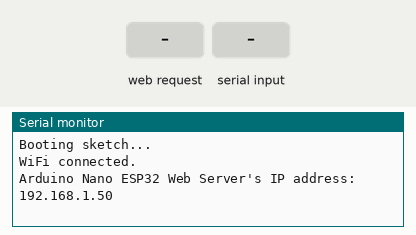
This sketch was run on a simulated ESP32. On the bench: the last lines printed to the serial monitor. Inputs (shaded band) come from the test bench. WiFi joins after 1.5 s; servers stay silent unless stated.

Above: at 2.7 s.
2.8 s: HTTP request GET /hw_proxy/hello received
At 3.6 s:
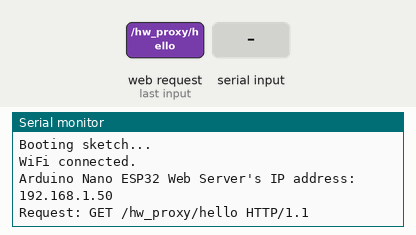
4.3 s: "GET /hw_proxy/hello\n" received over the second serial link
At 5.5 s:
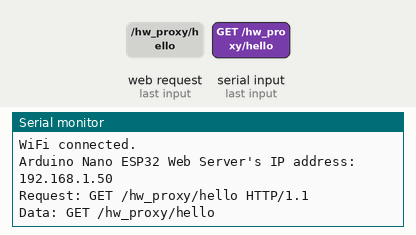
5.8 s: "1\n" received over the second serial link
At 7.0 s:
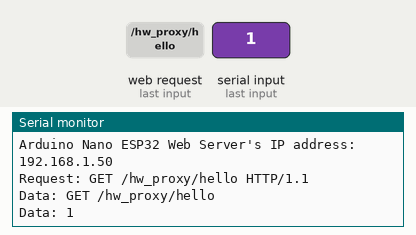

The sketch:

scale.ino
```cpp
#include <WiFi.h>

const char *ssid = "";
const char *password = "";

WiFiServer server(80);
WiFiClient client;
String request;

String data;
String weight;

void setup() {
  Serial.begin(115200);
  Serial.println("Booting sketch...");

  Serial1.begin(9600, SERIAL_8N1, D2, D3); // RX, TX

  WiFi.mode(WIFI_AP_STA);
  WiFi.begin(ssid, password);

  while (WiFi.waitForConnectResult() != WL_CONNECTED) {
    WiFi.begin(ssid, password);
    Serial.println("WiFi connection failed, retrying...");
    delay(1000);
  }

  Serial.println("WiFi connected.");

  Serial.print("Arduino Nano ESP32 Web Server's IP address: ");
  Serial.println(WiFi.localIP());

  server.begin();
}

void writeCommonHeaders()
{
  client.println("HTTP/1.1 200 OK");
  client.println("Content-Type: application/json");
  client.println("Access-Control-Allow-Origin: *");
  client.println("Access-Control-Allow-Methods: GET, POST, OPTIONS");
  client.println("Access-Control-Allow-Headers: Content-Type");
  client.println();
}

void writeOptionsHeaders()
{
  client.println("HTTP/1.1 204 No Content");
  client.println("Allow: OPTIONS, GET, HEAD, POST");
  client.println("Access-Control-Allow-Origin: *");
  client.println("Access-Control-Allow-Methods: GET, POST, OPTIONS");
  client.println("Access-Control-Allow-Headers: Content-Type");
  client.println();
}

void processRequest()
{
  Serial.print("Request: ");
  Serial.println(request);

  if (request.indexOf("GET /hw_proxy/hello") != -1)
  {
    writeCommonHeaders();
  }

  if (request.indexOf("OPTIONS /hw_proxy/handshake") != -1)
  {
    writeOptionsHeaders();
  }

  if (request.indexOf("POST /hw_proxy/handshake") != -1)
  {
    writeCommonHeaders();
    client.println("{\"result\": true}");
  }

  if (request.indexOf("OPTIONS /hw_proxy/status_json") != -1)
  {
    writeOptionsHeaders();
  }

  if (request.indexOf("POST /hw_proxy/status_json") != -1)
  {
    writeCommonHeaders();
    client.println("{\"result\":{\"scale\":{\"status\":\"ok\"}}}");
  }

  if (request.indexOf("OPTIONS /hw_proxy/scale_read") != -1)
  {
    writeOptionsHeaders();
  }

  if (request.indexOf("POST /hw_proxy/scale_read") != -1)
  {
    writeCommonHeaders();
    client.print("{\"result\":{\"weight\":");
    client.print(weight);
    client.println("}}");
  }
}

void handleServer()
{
  if (client)
  {
    if (client.connected())
    {
      if (client.available())
      {
        char c = client.read();
        request += c;

        if (c == '\n')
        {
          processRequest();
          request="";
          client.stop();
          client = NULL;
        }
      }
    }
    else
    {
      client.stop();
      client = NULL;
    }
  }
  else
  {
    client = server.available();
  }
}

void extractWeight()
{
  Serial.print("Data: ");
  Serial.println(data);

  weight = data.substring(0, 13);
}

void handleSerial()
{
  if (Serial1.available()) {
    char receivedChar = Serial1.read();
    data += receivedChar;

    if (receivedChar == '\n')
    {
      extractWeight();
      data = "";
    }
  }
}

void loop()
{
  handleSerial();
  handleServer();
}
```

Measured:
- after the input at 2.8 s, the serial monitor: prints a new line at once (image 1)
- after the input at 4.3 s, the serial monitor: prints a new line at once (image 2)
- after the input at 5.8 s, the serial monitor: prints a new line at once (image 3)
